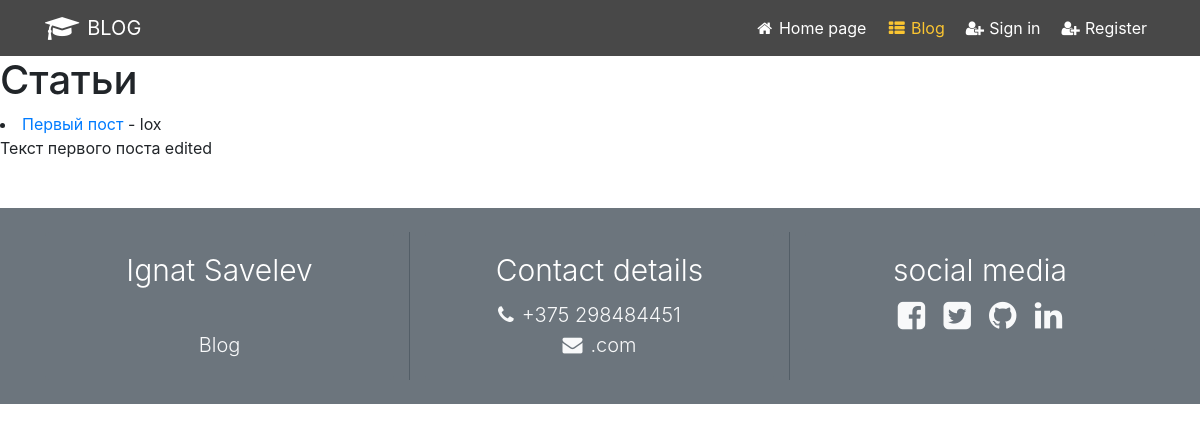
/, run on an earlier commit of the app's database.
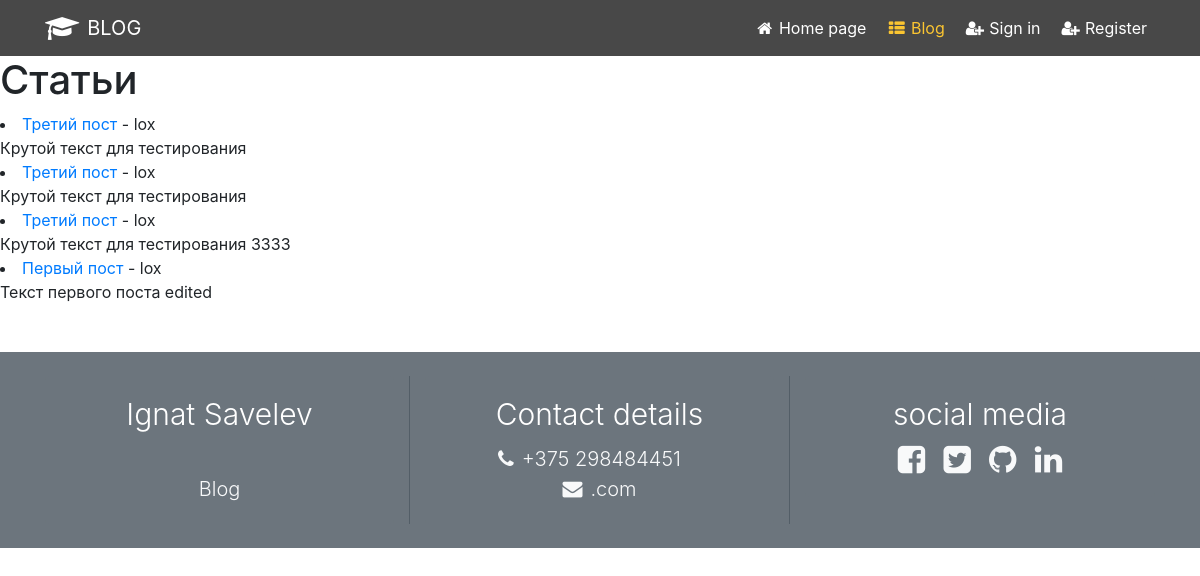
And on a later commit of the database.
### blog/models.py (models this page shows, shortened)
class Post(models.Model):
    title = models.CharField(max_length=255)
    author = models.ForeignKey(User, on_delete=models.CASCADE)
    body =  RichTextField(blank=True, null=True)
    image = models.ImageField(null=True, blank=True, upload_to="images/")
    post_date = models.DateField(auto_now_add=True)

### blog/views.py (the view)
# urls.py: path('', HomeView.as_view(), name="articles"),
class HomeView(ListView):
    model = Post
    template_name = 'blog/home.html'
    ordering = ['-post_date']

### blog/templates/blog/home.html
{% extends 'main.html' %}
{% block content %}
<h1>Статьи</h1>
    {% for post in object_list %}
        <li><a href="{% url 'article-detail' post.pk %}">{{ post.title }}</a> - {{ post.author }} <br/>
    {{ post.body|safe }}</li>
    {% endfor %}
{% endblock %}

### templates/main.html (shortened to what this page needs)
<!DOCTYPE html>
<html lang="en"><head>
 <link href="https://cdn.jsdelivr.net/npm/bootstrap@5.0.2/dist/css/bootstrap.min.css" rel="stylesheet">
  <link rel="stylesheet" href="https://cdnjs.cloudflare.com/ajax/libs/twitter-bootstrap/4.0.0/css/bootstrap.css">
<link rel="stylesheet" href="https://cdnjs.cloudflare.com/ajax/libs/font-awesome/4.7.0/css/font-awesome.css">
</head>
<body translate="no">
  <header>
	<nav class="navbar navbar-expand-lg">
		<div class="container">
			<a class="navbar-brand text-white" href="#"><i class="fa fa-graduation-cap fa-lg mr-2"></i>BLOG</a>
			<div class="collapse navbar-collapse" id="nvbCollapse">
				<ul class="navbar-nav ml-auto">
					<li class="nav-item pl-1">
						<a class="nav-link" href="{% url 'home' %}"><i class="fa fa-home fa-fw mr-1"></i>Home page</a>
					</li>
					<li class="nav-item active pl-1">
						<a class="nav-link" href="{% url 'articles' %}"><i class="fa fa-th-list fa-fw mr-1"></i>Blog</a>
					</li>
                    {% if user.is_authenticated %}
                    <li class="nav-item pl-1">
						<a class="nav-link" href="{% url 'logout' %}"><i class="fa fa-user-plus fa-fw mr-1"></i>Log out</a>
                    </li>
                    {% else %}
					<li class="nav-item pl-1">
						<a class="nav-link" href="{% url 'login' %}"><i class="fa fa-user-plus fa-fw mr-1"></i>Sign in</a>
                    </li>
                    <li class="nav-item pl-1">
						<a class="nav-link" href="{% url 'register' %}"><i class="fa fa-user-plus fa-fw mr-1"></i>Register</a>
                    </li>
                    {% endif %}
				</ul>
			</div>
		</div>
	</nav>
	</header>
{% block content %}
{% endblock %}
	<footer>
		<div class="jumbotron jumbotron-fluid bg-secondary p-4 mt-5 mb-0">
			<div class="container">
				<div class="row">
					<div class="col-12 col-sm-12 col-md-12 col-lg-4 col-xl-4 cizgi">
						<div class="card bg-secondary border-0">
							<div class="card-body text-light text-center">
								<h5 class="card-title text-white display-4" style="font-size:30px">Ignat Savelev</h5>
							<p class="d-inline lead"><br>
							<a href="#" class="text-light d-block lead">Blog</a>
							</p>
							</div>
						</div>
					</div>
					<div class="col-12 col-sm-12 col-md-6 col-lg-4 col-xl-4 cizgi">
						<div class="card bg-secondary border-0">
							<div class="card-body text-center">
								<h5 class="card-title text-white display-4" style="font-size:30px">Contact details</h5>
								<a class="text-light d-block lead" style="margin-left: -20px" href="#"><i class="fa fa-phone mr-2"></i>+375 298484451</a>
								<a class="text-light d-block lead" href="#"><i class="fa fa-envelope mr-2"></i>.com</a>
							</div>
						</div>
					</div>
					<div class="col-12 col-sm-12 col-md-6 col-lg-4 col-xl-4">
						<div class="card bg-secondary border-0">
							<div class="card-body text-center">
							<h5 class="card-title text-white display-4" style="font-size:30px">social media</h5>
									<a class="text-light" href="#"><i class="fa fa-facebook-square fa-fw fa-2x"></i></a>
									<a class="text-light" href="#"><i class="fa fa-twitter-square fa-fw fa-2x"></i></a>
									<a class="text-light" href="#"><i class="fa fa-github fa-fw fa-2x"></i></a>
									<a class="text-light" href="#"><i class="fa fa-linkedin fa-fw fa-2x"></i></a>
							</div>
						</div>
					</div>
				</div>
			</div>
		</div>
	</footer>
</body>
</html>

### templates/main.html (style rules this page uses)
.navbar { background-color: #484848; }
.navbar .navbar-nav .nav-link { color: #fff; }
.navbar .navbar-nav .active > .nav-link { color: #fbc531; }
footer .cizgi { border-right: 1px solid #535e67; }

What changed in the data, as far as the page shows it:
added Post: title "Третий пост", author "lox", body "Крутой текст для тестирования"
added Post: title "Третий пост", author "lox", body "Крутой текст для тестирования"
added Post: title "Третий пост", author "lox", body "Крутой текст для тестирования 3333"
